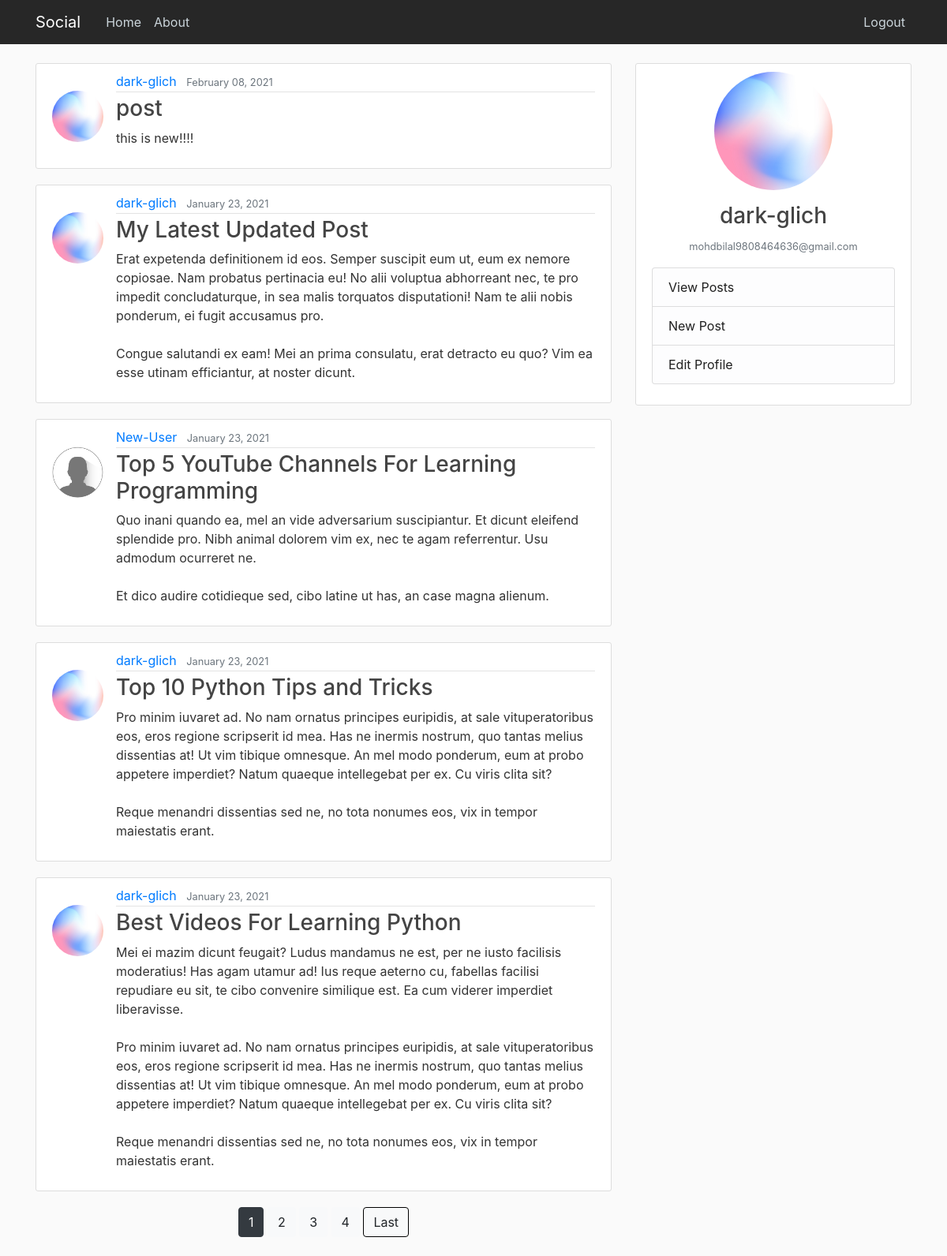
The app's page /home/ (signed in) with its own data.
### main/models.py (models this page shows, shortened)
class Post(models.Model):
    title = models.CharField(max_length=200)
    content = models.TextField()
    date = models.DateTimeField(default=timezone.now)
    author = models.ForeignKey(User, on_delete=models.CASCADE)

### users/models.py (models this page shows, shortened)
class profile(models.Model):
    user = models.OneToOneField(User, on_delete=models.CASCADE)
    image = models.ImageField(default='default.png', upload_to='profile_pics')

### main/views.py (the view)
# urls.py: path('home/', PostListView.as_view(), name='home'),
class PostListView(LoginRequiredMixin,ListView):
    model = Post
    template_name = 'main/home.html'
    context_object_name = 'posts'
    ordering = ['-date']
    paginate_by = 5

### main/templates/main/home.html (shortened to what this page needs)
{%extends "main/base.html"%}
{%block content%}
{% for post in posts %}
<article class="media content-section">
  <img class="rounded-circle article-img" src="{{ post.author.profile.image.url }}" style="margin-top: 1.5rem;">
  <div class="media-body">
    <div class="article-metadata">
      <a class="mr-2" href="{% url 'user-posts' post.author.username %}">{{ post.author }}</a>
      <small class="text-muted">{{ post.date|date:"F d, Y" }}</small>
    </div>
    <h3><a class="article-title" href="{% url 'detail' post.id %}">{{ post.title }}</a></h3>
    <p class="article-content">{{ post.content }}</p>
  </div>
</article>
{% endfor %}
<div style="text-align: center;">
{% if is_paginated %}
  {% for num in page_obj.paginator.page_range %}
    {% if page_obj.number == num %}
      <a class="btn btn-dark mb-4" href="?page={{ num }}">{{ num }}</a>
    {% elif num > page_obj.number|add:'-4' and num < page_obj.number|add:'4' %}
      <a class="btn btn-light mb-4" href="?page={{ num }}">{{ num }}</a>
    {%endif%}
  {%endfor%}
  {% if page_obj.has_next %}
    <a class="btn btn-light mb-4" href="?page={{ page_obj.paginator.num_pages }}" style="border: 1px solid black;">Last</a>
  {% endif %}
{%endif%}
</div>
{%endblock%}

### main/templates/main/base.html (shortened to what this page needs)
{%load static%}
<!doctype html>
<html lang="en">
  <head>
    <link rel="stylesheet" href="https://maxcdn.bootstrapcdn.com/bootstrap/4.0.0/css/bootstrap.min.css">
    <link rel="stylesheet" type="text/css" href="{% static 'main/style.css' %}">
  </head>
    <body>
      <header class="site-header">
        <nav class="navbar navbar-expand-md navbar-dark bg-steel fixed-top" style="background-color: rgb(39, 39, 39) ">
          <div class="container">
            <a class="navbar-brand mr-4" href="{% url 'home' %}">Social</a>
            <div class="collapse navbar-collapse" id="navbarToggle">
              <div class="navbar-nav mr-auto">
                <a class="nav-item nav-link" href="{% url 'home' %}">Home</a>
                <a class="nav-item nav-link" href="{% url 'about' %}">About</a>
              </div>
              <div class="navbar-nav">
                {% if user.is_authenticated %}
                  <a class="nav-item nav-link" href="{% url 'logout' %}">Logout</a>
                {% else %}
                  <a class="nav-item nav-link" href="{% url 'register' %}">Register</a>
                  <a class="nav-item nav-link" href="{% url 'login' %}">Login</a>
                {% endif %}
              </div>
            </div>
          </div>
        </nav>
      </header>
      <main role="main" class="container">
        <div class="row">
          <div class="col-md-8">
            {% block content %}{% endblock %}
          </div>
          <div class="col-md-4">
            <div class="content-section" style="position: sticky; top: 5rem;">
                <img class="rounded-circle account-img" src="{{ user.profile.image.url }}" style="height: 150px; width: 150px; display: block; margin-left: auto; margin-right: auto;">
                <h3 style="text-align: center;">{{user}}</h3>
                <p style="text-align: center;" class="text-muted"><small>{{user.email}}</small></p>
                <ul class="list-group">
                  <li class="list-group-item list-group-item-light"><a href="{% url 'user-posts' user %}" style="color: rgb(31, 31, 31);">View Posts</a></li>
                  <li class="list-group-item list-group-item-light"><a href="{% url 'create' %}" style="color: rgb(31, 31, 31);">New Post</a></li>
                  <li class="list-group-item list-group-item-light"><a href="{% url 'profile' %}" style="color: rgb(31, 31, 31);">Edit Profile</a></li>
                </ul>
            </div>
          </div>
        </div>
      </main>
    </body>
</html>

### main/static/main/style.css (style rules this page uses)
body { background: #fafafa; color: #333333; margin-top: 5rem; }
h1, h2, h3, h4, h5, h6 { color: #444444; }
ul { margin: 0; }
.bg-steel { background-color: #5f788a; }
.site-header .navbar-nav .nav-link { color: #cbd5db; }
.content-section { background: #ffffff; padding: 10px 20px; border: 1px solid #dddddd; border-radius: 3px; margin-bottom: 20px; }
.article-title { color: #444444; }
.article-content { white-space: pre-line; }
.article-img { height: 65px; width: 65px; margin-right: 16px; }
.article-metadata { padding-bottom: 1px; margin-bottom: 4px; border-bottom: 1px solid #e3e3e3 }
.account-img { height: 125px; width: 125px; margin-right: 20px; margin-bottom: 16px; }

### records on screen
Post: author.profile.image (picture), author "dark-glich", date "February 08, 2021", title "post", content "this is new!!!!"
Post: author.profile.image (picture), author "dark-glich", date "January 23, 2021", title "My Latest Updated Post", content "Erat expetenda definitionem id eos. Semper suscipit eum ut, eum ex nemore copiosae. Nam probatus pertinacia eu! No alii voluptua abhorreant nec, te pro impedit concludaturque, in sea malis torquatos disputationi! Nam te alii nobis ponderum, ei fugit accusamus pro. Congue salutandi ex eam! Mei an prima consulatu, erat detracto eu quo? Vim ea esse utinam efficiantur, at noster dicunt."
Post: author.profile.image (placeholder picture), author "New-User", date "January 23, 2021", title "Top 5 YouTube Channels For Learning Programming", content "Quo inani quando ea, mel an vide adversarium suscipiantur. Et dicunt eleifend splendide pro. Nibh animal dolorem vim ex, nec te agam referrentur. Usu admodum ocurreret ne. Et dico audire cotidieque sed, cibo latine ut has, an case magna alienum."
Post: author.profile.image (picture), author "dark-glich", date "January 23, 2021", title "Top 10 Python Tips and Tricks", content "Pro minim iuvaret ad. No nam ornatus principes euripidis, at sale vituperatoribus eos, eros regione scripserit id mea. Has ne inermis nostrum, quo tantas melius dissentias at! Ut vim tibique omnesque. An mel modo ponderum, eum at probo appetere imperdiet? Natum quaeque intellegebat per ex. Cu viris clita sit? Reque menandri dissentias sed ne, no tota nonumes eos, vix in tempor maiestatis erant."
Post: author.profile.image (picture), author "dark-glich", date "January 23, 2021", title "Best Videos For Learning Python", content "Mei ei mazim dicunt feugait? Ludus mandamus ne est, per ne iusto facilisis moderatius! Has agam utamur ad! Ius reque aeterno cu, fabellas facilisi repudiare eu sit, te cibo convenire similique est. Ea cum viderer imperdiet liberavisse. Pro minim iuvaret ad. No nam ornatus principes euripidis, at sale vituperatoribus eos, eros regione scripserit id mea. Has ne inermis nostrum, quo tantas melius dissentias at! Ut vim tibique omnesque. An mel modo ponderum, eum at probo appetere imperdiet? Natum quaeque intellegebat per ex. Cu viris clita sit? Reque menandri dissentias sed ne, no tota nonumes eos, vix in tempor maiestatis erant."

### other values on screen
{{ num }} "1"
{{ num }} "2" "3" "4"
{{ user }} "dark-glich"
{{ user.email }} "mohdbilal9808464636@gmail.com"
